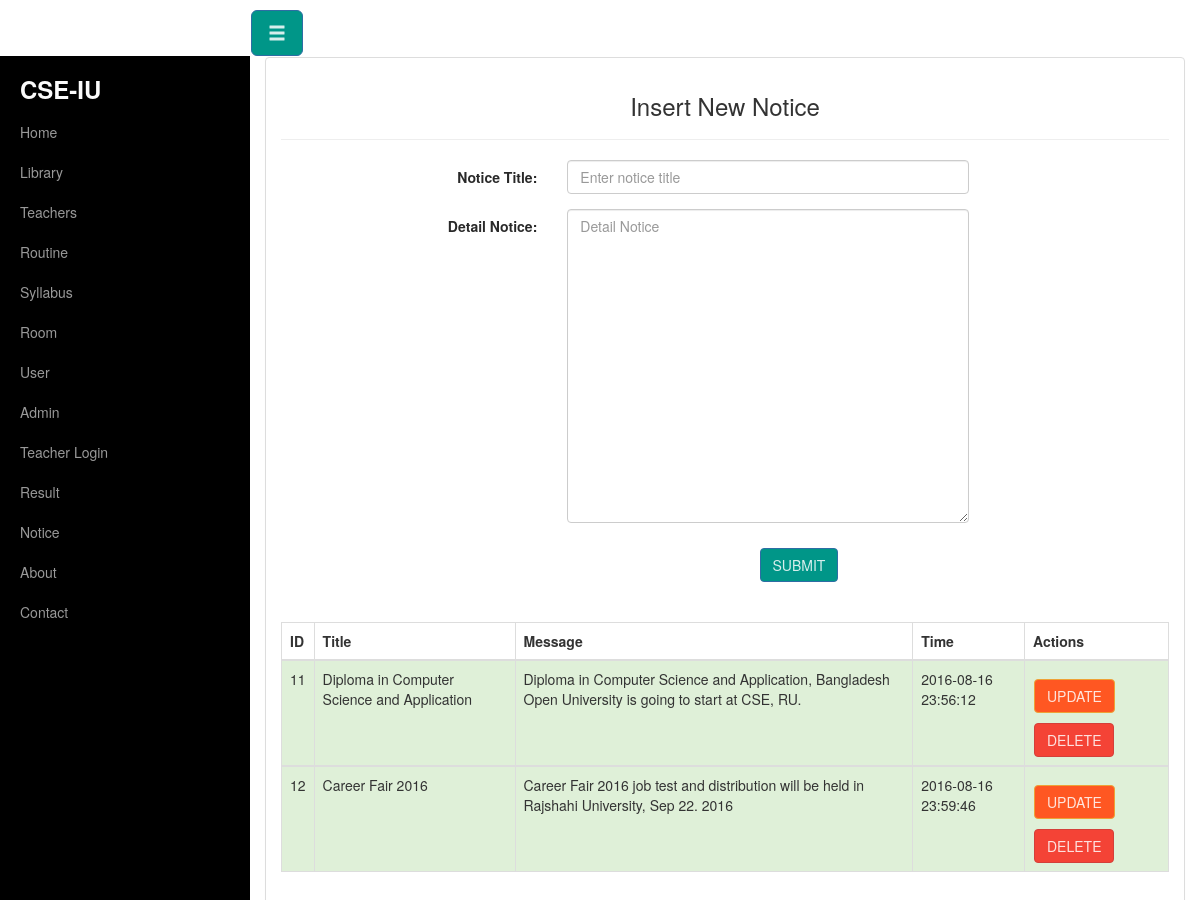
Before: /admin_notice.php with the older database file.
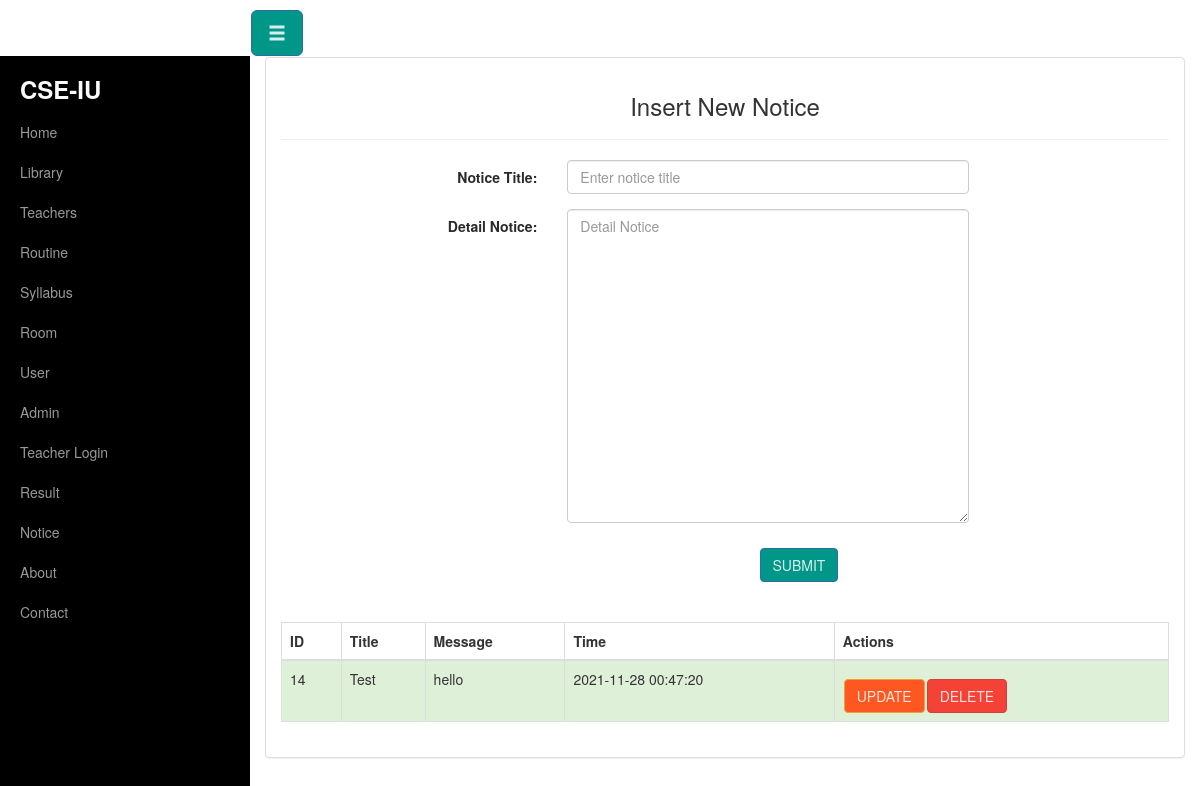
After: the same page with the newer database file.
### tables this page shows
CREATE TABLE `notice` (
  `id` int(11) NOT NULL,
  `title` text NOT NULL,
  `message` text NOT NULL,
  `time` timestamp NOT NULL DEFAULT current_timestamp() ON UPDATE current_timestamp()
);

### admin_notice.php (the view, shortened to what this page needs)
<?php
require_once 'header.php';
require_once 'db_con.php';
?>
<div class="container-fluid">
	<div class="row" id="wrapper">
	<?php require_once'menubar.php';?>
	<div class="col-sm-12">
		<div class="panel panel-default">
		<div class="panel-body">
		<center><h3>Insert New Notice</h3></center>
			<hr>
<div class="col-sm-10 col-sm-offset-2">
	<form action="admin_notice.php" method="post" class="form-horizontal" role="form">
            <div class="form-group">
                <label for="title" class="col-sm-2 control-label">Notice Title:</label>
                <div class="col-sm-7">
                <input type="text" class="form-control" name="title" placeholder="Enter notice title" >
                </div>
            </div>
			<div class="form-group">
                <label for="message" class="col-sm-2 control-label">Detail Notice:</label>
                <div class="col-sm-7">
                    <textarea class="form-control" rows="15" name="message" placeholder="Detail Notice"></textarea>
                </div>
            </div>
			<center><input type="submit" name="submit" value="Submit" class="btn btn-primary"></center>
	</form>
	<br>
		<br>
</div>
<?php
      echo "<div>";
      echo "<table class='table table-bordered'>";
      echo "<thead>";
      echo "<tr>";
      echo "<th>ID</th>";
      echo "<th>Title</th>";
      echo "<th>Message</th>";
      echo "<th>Time</th>";
      echo "<th>Actions</th>";
      echo "</tr>";
      echo "</thead>";
    $other=mysqli_query($conn,"SELECT * FROM notice");
    while ($filter=mysqli_fetch_array($other)) {
      echo "<tbody>";
      echo "<tr class='success'>";
      echo "<td>".$filter['id']."</td>";
      echo "<td>".$filter['title']."</td>";
      echo "<td>".$filter['message']."</td>";
      echo "<td>".$filter['time']."</td>";
      echo '<td><a href="update_notice.php?id=' . $filter['id'] . '"><b class="btn btn-warning">Update</b></a>' ;
      echo '<a href="notice_delete.php?id=' . $filter['id'] . '" onclick=\'return confirm("Are you sure you want to delete this record?")\'><b class="btn btn-danger">Delete</b></a></td>' ;
      echo "</tr>";
      echo "</tbody>";
}
      echo "</table>";
      echo "</div>";
?>
		</div>
		</div>
	</div>
	</div>
</div>

Changed rows visible on the page:
removed notice: id "11", title "Diploma in Computer Science and Application", message "Diploma in Computer Science and Application, Bangladesh Open University is going to start at CSE, RU.", time "2016-08-16 23:56:12"
removed notice: id "12", title "Career Fair 2016", message "Career Fair 2016 job test and distribution will be held in Rajshahi University, Sep 22. 2016", time "2016-08-16 23:59:46"
added notice: id "14", title "Test", message "hello", time "2021-11-28 00:47:20"
